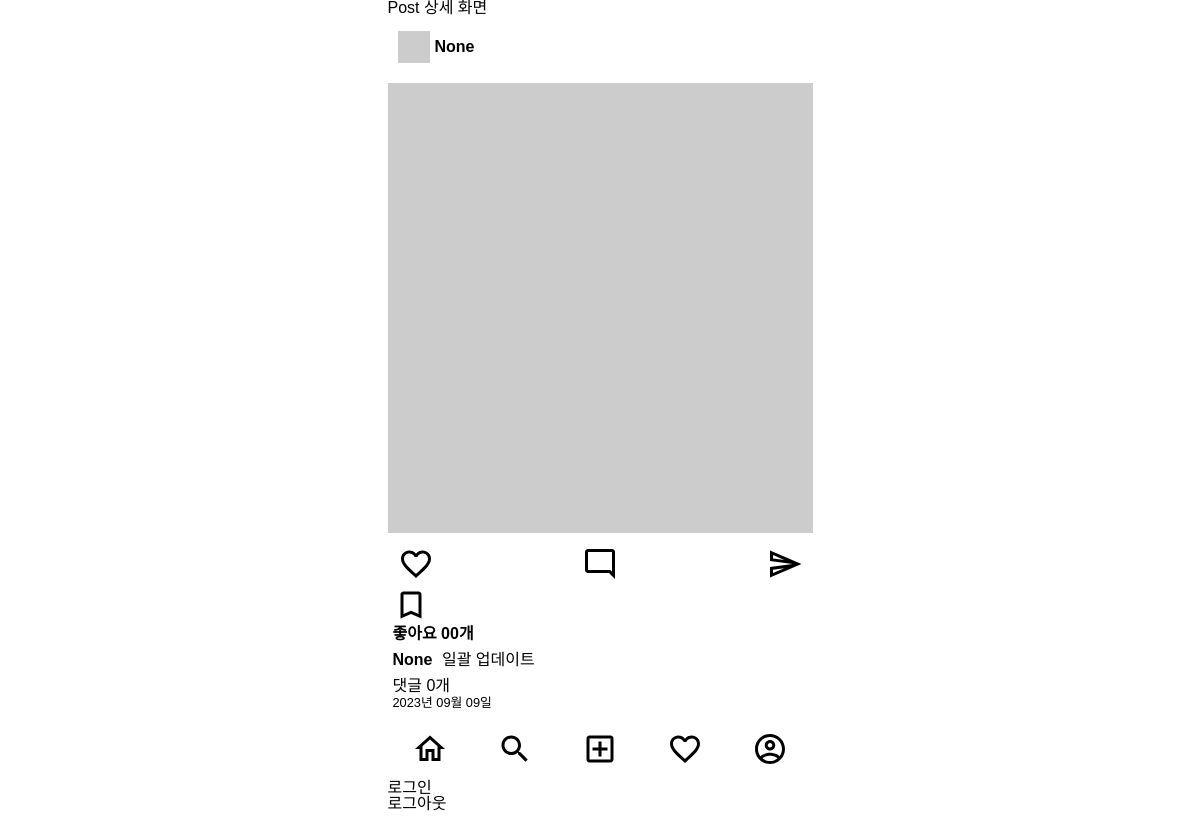
Page /posts/1/ on the earlier database version.
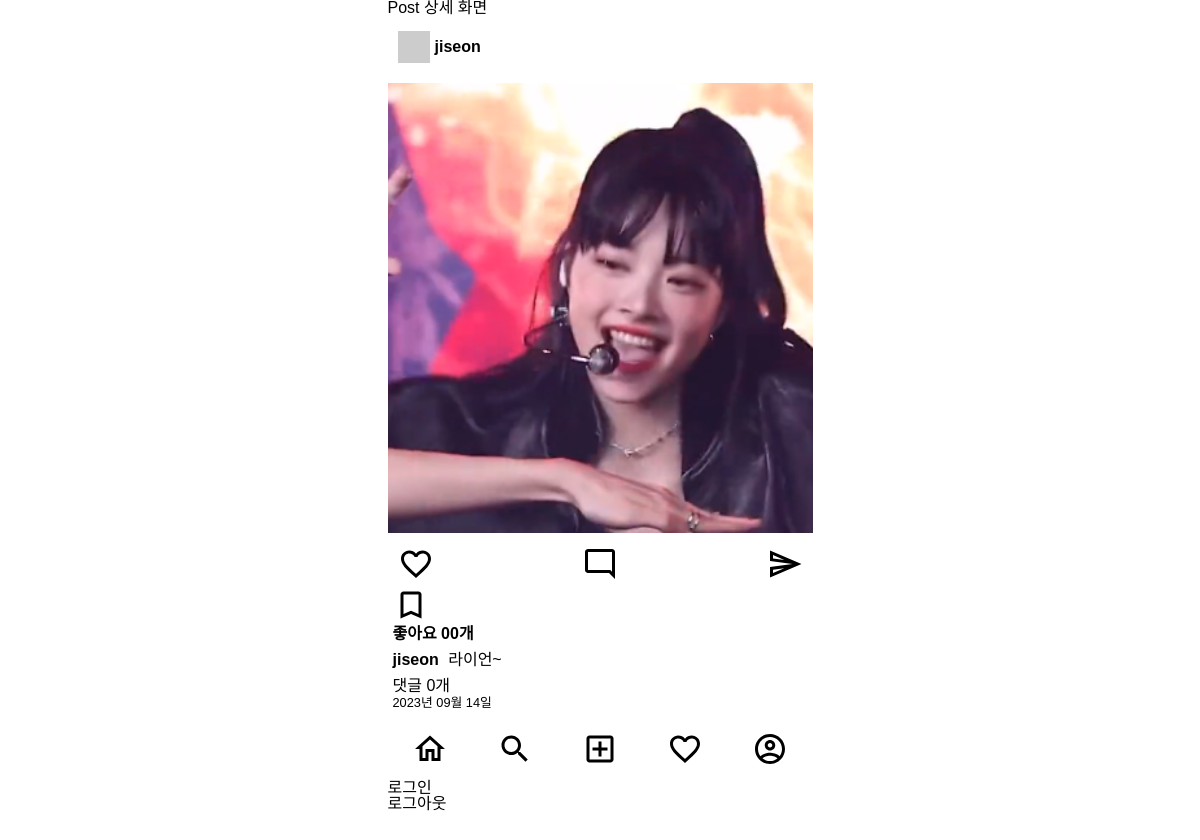
Same page on the later database version.
### posts/models.py (models this page shows)
class Post(models.Model):
    image = models.ImageField(verbose_name='이미지', null=True, blank=True)
    content = models.TextField(verbose_name='내용')
    created_at = models.DateTimeField(verbose_name='작성일', auto_now_add=True)
    view_count = models.IntegerField(verbose_name='조회수', default=0)
    writer = models.ForeignKey(to=User, on_delete=models.CASCADE, null=True, blank=True)

### users/models.py (models this page shows)
class User(AbstractUser):
    phone = models.CharField(verbose_name="전화번호", max_length=11)
    objects = UserManager()

### posts/views.py (the view)
# urls.py: path('<int:id>/', post_detail_view, name='post-detail'),
def post_detail_view(request, id):
    try:
        post = Post.objects.get(id=id)
    except Post.DoesNotExist:
        return redirect('index')
    context = {
        'post' : post,
    }
    return render(request, 'posts/post_detail.html', context)

### templates/posts/post_detail.html (shortened to what this page needs)
{% extends 'base.html' %}
{% block content %}
<h1>Post 상세 화면</h1>
<div class="card-list">
    {% include 'minin/posts/post_card.html' with detail=True %}
</div>
{% endblock %}

### templates/base.html (shortened to what this page needs)
{% load static %}
<!DOCTYPE html>
<html lang="ko">
<head>
    <link rel="stylesheet" href="{% static 'css/reset.css' %}">
    <link rel="stylesheet" href="{% static 'css/index.css' %}">
</head>
<body class="container">
    <div>
        {% block content %}
        {% endblock %}
    </div>
    <div>
        <nav>
            <ul class="bottom-menu-group">
                <li>
                    <a href="{% url 'index'%}">
                        <img src="{% static '/icons/home_outlined_black_36dp.svg' %}" alt="홈">
                    </a>
                </li>
                <li>
                    <img src="{% static 'icons/search_outlined_black_36dp.svg' %}" alt="검색">
                </li>
                <li>
                    <a href="{% url 'posts:post-create'%}">
                    <img src="{% static 'icons/add_box_outlined_black_36dp.svg' %}" alt="글쓰기">
                    </a>
                </li>
                <li>
                    <img src="{% static 'icons/favorite_outlined_black_36dp.svg' %}" alt="좋아요">
                </li>
                <li>
                    <img src="{% static 'icons/account_circle_outlined_black_36dp.svg' %}" alt="프로필">
                </li>
            </ul>
        </nav>
    </div>
    {% if request.user.is_authenticated %}
    <span>
        <a href="{% url 'accounts:logout' %}">로그아웃</a>
    </span>
    {% else %}
        <a href="{% url 'accounts:login' %}">로그인</a>
        <a href="{% url 'accounts:logout' %}">로그아웃</a>
    {% endif %}
</body>
</html>

### templates/minin/posts/post_card.html (shortened to what this page needs)
{% load static %}
<div class="card">
    <div class="card__header">
        <img class="card__user-image" src="http://via.placeholder.com/32x32" alt="프로필 이미지">
        <a href="#">
            <span class="card__user-name">{{post.writer}}</span>
        </a>
    </div>
    <div class="card__body">
        <div>
            {% if post.image %}
                <img class="card__image" src="{{ post.image.url }}" alt="카드 이미지">
            {% else %}
                <img class="card__image" src="http://via.placeholder.com/600x600" alt="카드 이미지">
            {% endif %}
        </div>
        <div class="card__btn-group">
            <img class="card__btn" src="{% static 'icons/favorite_outlined_black_36dp.svg' %}" alt="좋아요">
            <img class="card__btn" src="{% static 'icons/mode_comment_outlined_black_36dp.svg' %}" alt="댓글">
            <img class="card__btn" src="{% static 'icons/send_outlined_black_36dp.svg' %}" alt="공유하기">
        </div>
        <div>
            <img class="card__btn" src="{% static 'icons/bookmark_outlined_black_36dp.svg' %}" alt="북마크">
        </div>
        <div class="card_content">
            <span class="card__like-num">좋아요 00개</span>
            <div class="card__main-text">
                <p><span class="card__user-name">{{post.writer}}</span>
                    {% if not detail %}
                        {{post.content|truncatechars:35}}
                    {% else %}
                        {{post.content}}
                    {% endif %}
                </p>
            </div>
            <div>
                <p>댓글 {{post.comment_set.all.count}}개
                </p>
                <span class="card__created-at">{{post.created_at|date:"Y년 m월 d일"}}</span>
            </div>
        </div>
    </div>
</div>

### static/css/index.css (style rules this page uses)
.container { display: flex; flex-direction: column; max-width: 425px; }
body { font-family: 'Noto Sans KR', sans-serif; margin: 0 auto 60px auto; }
.bottom-menu-group { display: flex; height: 60px; align-items: center; justify-content: space-around; background-color: #FFFFFF; }
.card-list { margin: 10px 0; background-color: #FFFFFF; }
.card__header { display: flex; align-items: center; margin: 15px 0; padding: 0 5px; }
.card__user-image { margin: 0 5px; }
.card__user-name { font-weight: bold; margin: 0 5px 0 0; }
.card__body { margin: 10px 0; }
.card__image { height: 450px; width: 100%; margin: 5px 0; object-fit: cover; }
.card__btn-group { display: flex; justify-content: space-between; margin: 5px 0; padding: 0 5px; }
.card__btn { margin: 0 5px; }
.card_content { display: flex; flex-direction: column; padding: 0 5px; }
.card__like-num { font-weight: bold; }
.card__main-text { margin: 10px 0; }
.card__created-at { font-weight: lighter; font-size: 0.8rem; }

Differences in the rows shown:
changed Post: writer "None" → "jiseon"; image: picture added; content "일괄 업데이트" → "라이언~"; created_at "2023년 09월 09일" → "2023년 09월 14일"
